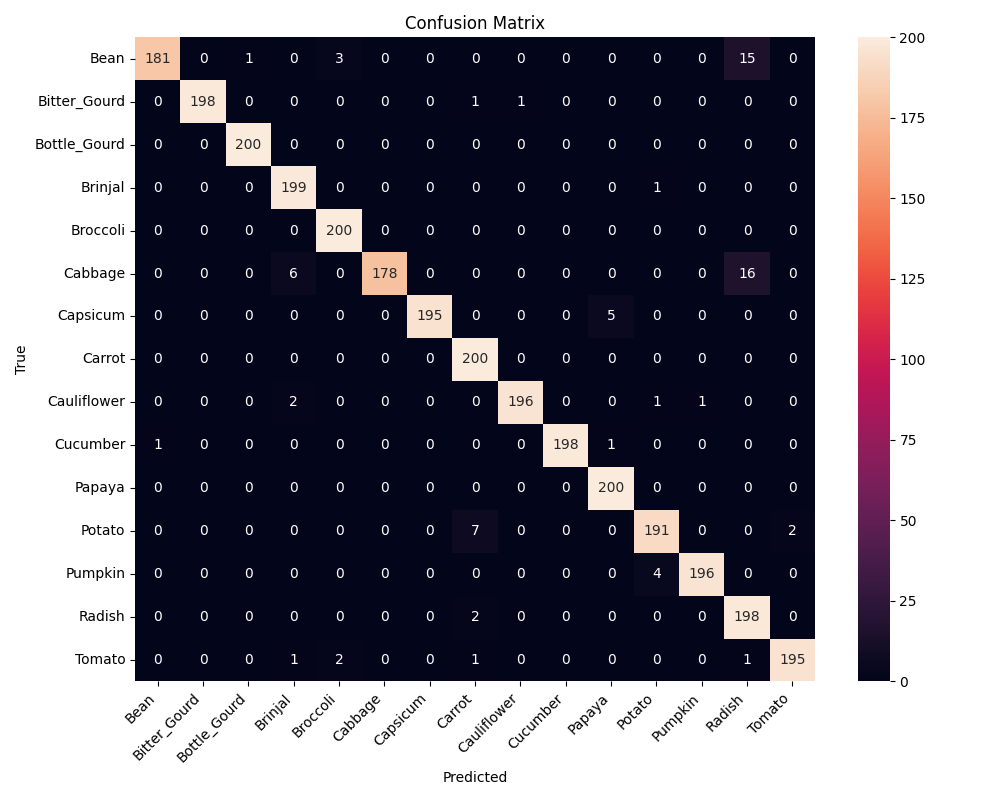

This figure's Python source:
import torch
import numpy as np
from typing import List
from sklearn.metrics import confusion_matrix
import seaborn as sns
import matplotlib.pyplot as plt
from data_loader import get_data_loaders
from model import get_model

def plot_confusion_matrix(test_dir: str) -> None:
       device = torch.device("cuda" if torch.cuda.is_available() else "cpu")
       _, _, test_loader, class_names = get_data_loaders(
           train_dir=r"C:\Users\Ajim Nadaf\OneDrive\Documents\greenclasify\Vegetable Images\train",
           val_dir=r"C:\Users\Ajim Nadaf\OneDrive\Documents\greenclasify\Vegetable Images\validation",
           test_dir=test_dir
       )
       
       model = get_model(len(class_names)).to(device)
       model.load_state_dict(torch.load("vegetable_classifier.pth", map_location=device))
       model.eval()
       
       all_preds: List[int] = []
       all_labels: List[int] = []
       with torch.no_grad():
           for images, labels in test_loader:
               images, labels = images.to(device), labels.to(device)
               outputs = model(images)
               _, preds = torch.max(outputs, 1)
               all_preds.extend(preds.cpu().numpy().tolist())
               all_labels.extend(labels.cpu().numpy().tolist())
       
       cm = confusion_matrix(all_labels, all_preds)
       plt.figure(figsize=(10, 8))
       sns.heatmap(cm, annot=True, fmt="d", xticklabels=class_names, yticklabels=class_names)
       plt.xlabel("Predicted")
       plt.ylabel("True")
       plt.title("Confusion Matrix")
       plt.xticks(rotation=45, ha="right")
       plt.yticks(rotation=0)
       plt.tight_layout()
       plt.savefig("confusion_matrix.png")
       plt.show()

if __name__ == "__main__":
       test_dir = r"C:\Users\Ajim Nadaf\OneDrive\Documents\greenclasify\Vegetable Images\test"
       plot_confusion_matrix(test_dir)